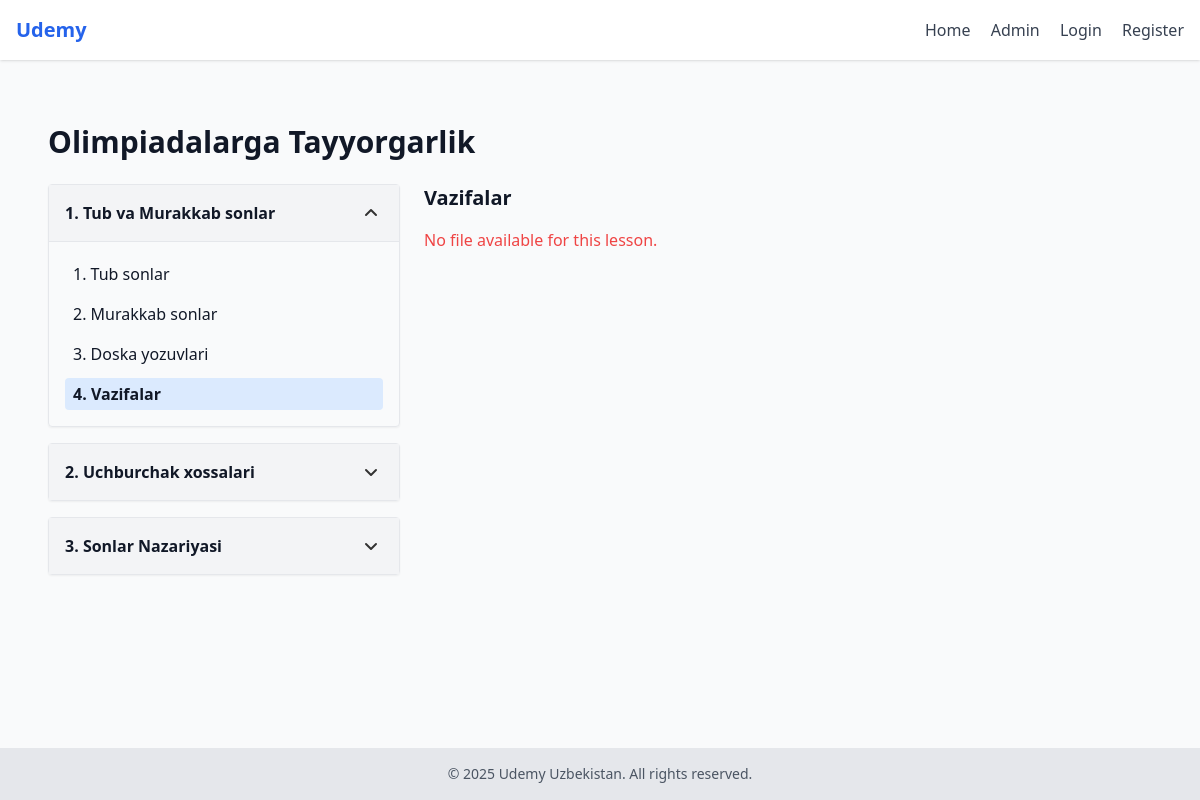
Page /course/1/lesson/7/ on the committed database.
### courses/models.py (models this page shows, shortened)
class Course(models.Model):
    title       = models.CharField(max_length=200)
    image       = models.ImageField(upload_to='course_images/', blank=True)
    description = models.TextField(blank=True)

class Section(models.Model):
    course = models.ForeignKey(
        Course,
        on_delete=models.CASCADE,
        related_name='sections'
    )
    title = models.CharField(max_length=200)
    order = models.PositiveIntegerField(default=0)
    class Meta:
        ordering = ['order']
        unique_together = [('course', 'order')]

class Lesson(models.Model):
    section = models.ForeignKey(
        Section,
        on_delete=models.CASCADE,
        related_name='lessons'
    )
    title = models.CharField(max_length=200)
    file_path = models.CharField(
        max_length=500,
        blank=True,
        help_text="Supabase path, e.g. 'folder/filename.mp4' or 'folder/filename.pdf'"
    )
    order = models.PositiveIntegerField(default=0)
    class Meta:
        ordering = ['order']
        unique_together = [('section', 'order')]

### courses/views.py (the view)
def lesson_detail(request, course_pk, lesson_pk=None):
    course = get_object_or_404(Course, pk=course_pk)
    sections = course.sections.prefetch_related('lessons').all()
    if lesson_pk:
        lesson = get_object_or_404(Lesson, pk=lesson_pk, section__course=course)
    else:
        first_section = sections.first()
        lesson = first_section.lessons.first() if first_section and first_section.lessons.exists() else None
    open_section_id = lesson.section.id if lesson else (sections.first().id if sections else None)
    signed_url = None
    if lesson and lesson.file_path:
        try:
            signed_url = sb.storage.from_(settings.SUPABASE_BUCKET).create_signed_url(
                lesson.file_path,
                3600
            )["signedURL"]
        except Exception as e:
            print("⚠️ Supabase signed URL error:", e)
    return render(request, 'courses/course_detail.html', {
        'course': course,
        'sections': sections,
        'lesson': lesson,
        'signed_url': signed_url,
        'open_section_id': open_section_id,
    })

### templates/courses/course_detail.html (shortened to what this page needs)
{% extends 'base.html' %}
{% load static %}
{% block content %}
<div class="p-6">
  <h1 class="text-3xl font-bold mb-6">{{ course.title }}</h1>
  <div class="grid grid-cols-1 lg:grid-cols-3 gap-6">
    <aside class="lg:col-span-1 space-y-4">
      {% for section in sections %}
        <div
          x-data="{ open: {{ section.id|add:'0' }} === {{ open_section_id|add:'0' }} }"
          class="border rounded shadow-sm"
        >
          <button @click="open = !open"
                  class="w-full text-left p-4 bg-gray-100 font-semibold flex justify-between items-center">
            <span>{{ section.order|add:"1" }}. {{ section.title }}</span>
            <span>
              <template x-if="open">
                <svg width="24" height="24" fill="none" xmlns="http://www.w3.org/2000/svg">
                  <path d="M17 14L12 9L7 14" stroke="#333" stroke-width="2" stroke-linecap="round" stroke-linejoin="round"/>
                </svg>
              </template>
              <template x-if="!open">
                <svg width="24" height="24" fill="none" xmlns="http://www.w3.org/2000/svg">
                  <path d="M7 10L12 15L17 10" stroke="#333" stroke-width="2" stroke-linecap="round" stroke-linejoin="round"/>
                </svg>
              </template>
            </span>
          </button>
          <div x-show="open" class="p-4 space-y-2 border-t">
            {% for les in section.lessons.all %}
              <a href="{% url 'courses:lesson_detail' course.pk les.pk %}"
                 class="block px-2 py-1 rounded hover:bg-blue-100 {% if lesson and les.pk == lesson.pk %}bg-blue-100 font-semibold{% endif %}">
                {{ les.order|add:"1" }}. {{ les.title }}
              </a>
            {% empty %}
              <p class="text-gray-500 text-sm">No lessons yet.</p>
            {% endfor %}
          </div>
        </div>
      {% endfor %}
    </aside>
    <main class="lg:col-span-2">
      {% if lesson %}
        <h2 class="text-xl font-bold mb-4">{{ lesson.title }}</h2>
        {% if signed_url %}
          {% with lesson.file_path|lower as path %}
            {% if path|slice:"-4:" == ".mp4" %}
              <video class="w-full rounded-lg border bg-black" controls>
                <source src="{{ signed_url }}" type="video/mp4">
                Your browser does not support the video tag.
              </video>
            {% elif path|slice:"-4:" == ".pdf" %}
              <iframe src="{{ signed_url }}" width="100%" height="600px" class="rounded-lg border shadow"></iframe>
            {% else %}
              <p class="text-yellow-600 mt-4">Unsupported file type.</p>
            {% endif %}
          {% endwith %}
        {% else %}
          <p class="text-red-500 mt-4">No file available for this lesson.</p>
        {% endif %}
      {% else %}
        <p class="text-gray-500">Select a lesson to begin.</p>
      {% endif %}
    </main>
  </div>
</div>
{% endblock %}

### rows in the picture
Course: title "Olimpiadalarga Tayyorgarlik"
Section: order|add "1", title "Tub va Murakkab sonlar"
Lesson: order|add "1", title "Tub sonlar"
Lesson: order|add "2", title "Murakkab sonlar"
Lesson: order|add "3", title "Doska yozuvlari"
Lesson: order|add "4", title "Vazifalar"
Section: order|add "2", title "Uchburchak xossalari"
Section: order|add "3", title "Sonlar Nazariyasi"
